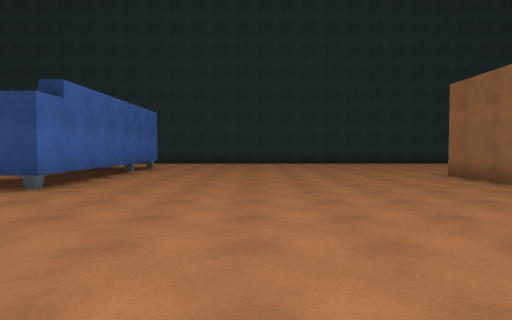
View 1 (above)

24 first-person views from a walk through a 3-D level made in the Unity game engine. The camera is 1.4 m above the floor, tilts 2° down and sees 75° across. The floor is counted in squares, 2 m on a side. Each view is taken from the middle of a square. On the plan, view 1 faces up. The plan holds only what a view shows up to about 10 squares ahead; the rest is blank. The place goes on beyond the plan. The player character is not drawn. Some surface patterns are stand-ins.

View 2
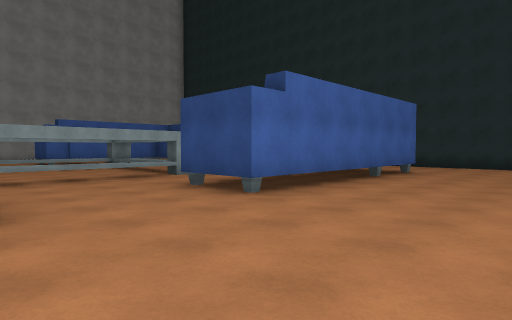

View 3
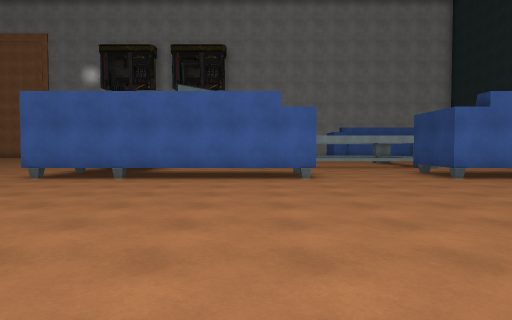

View 4
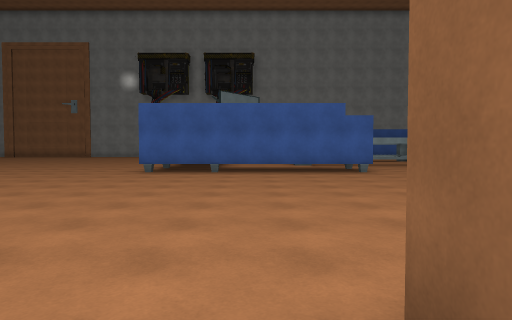

View 5
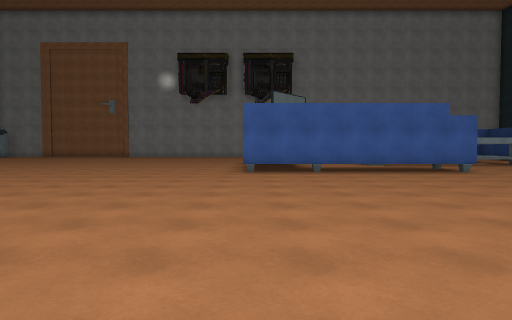

View 6
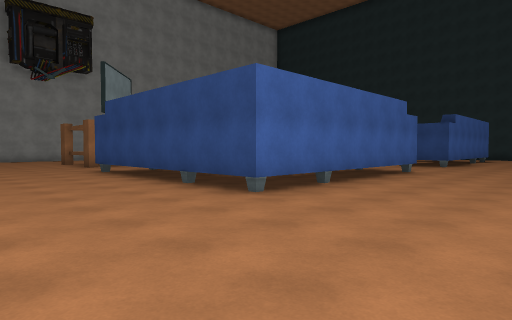

View 7
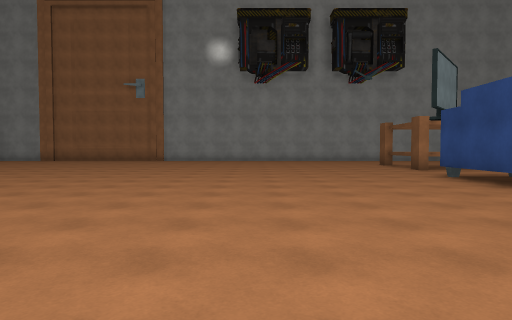

View 8
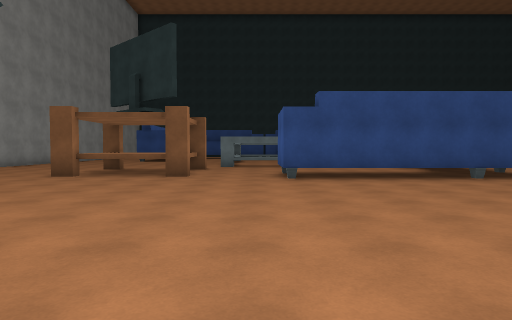

View 9
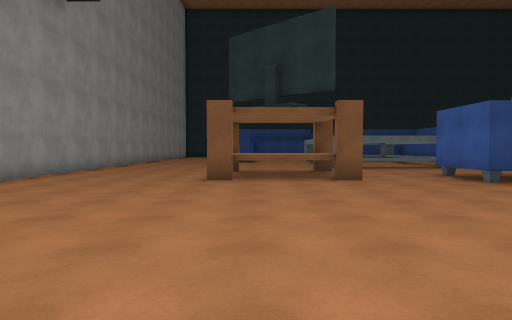

View 10
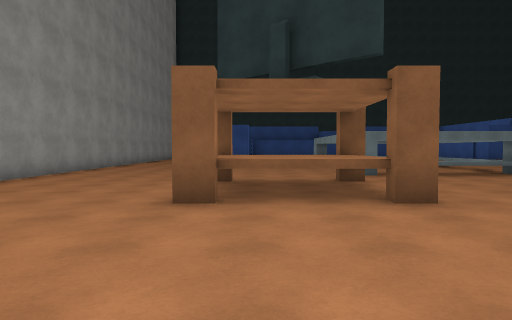

View 11
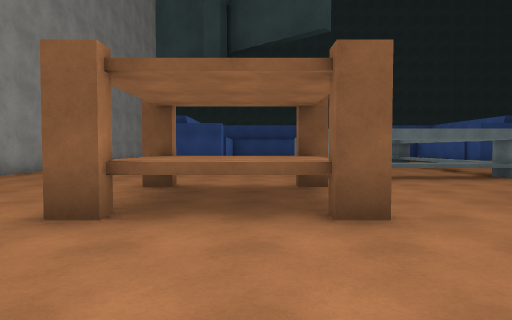

View 12
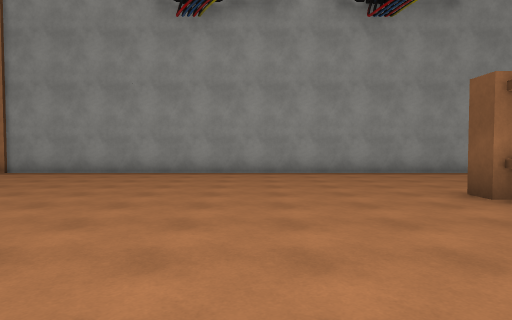

View 13
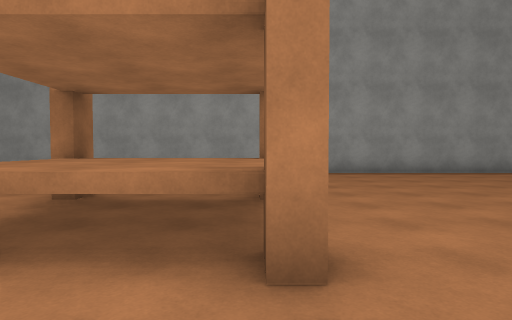

View 14
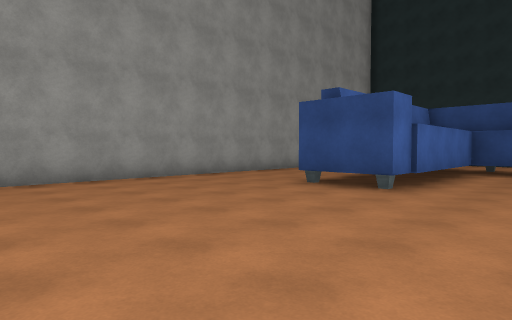

View 15
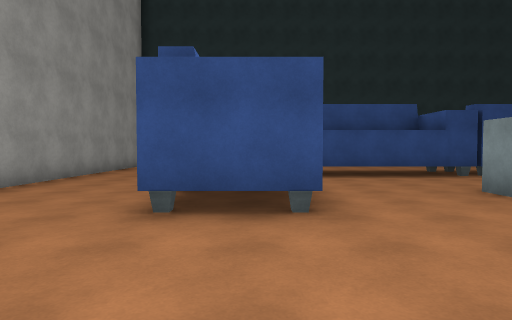

View 16
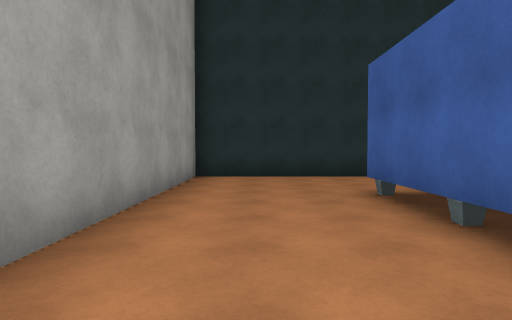

View 17
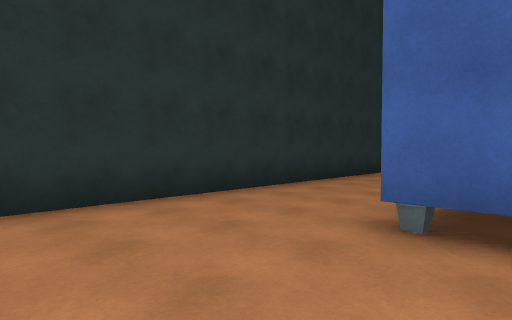

View 18
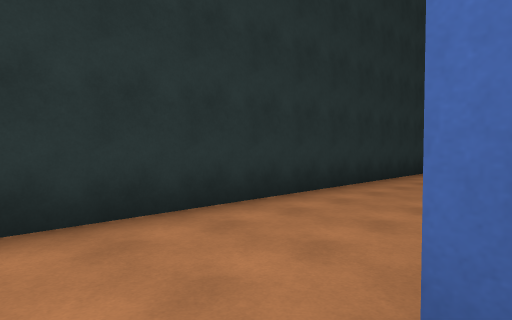

View 19
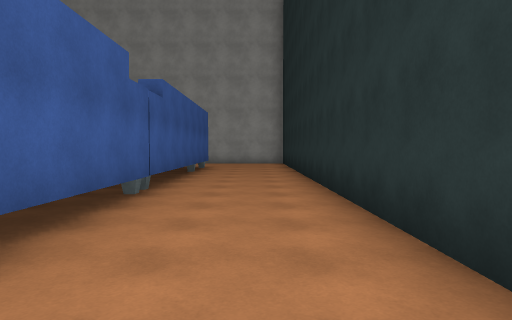

View 20
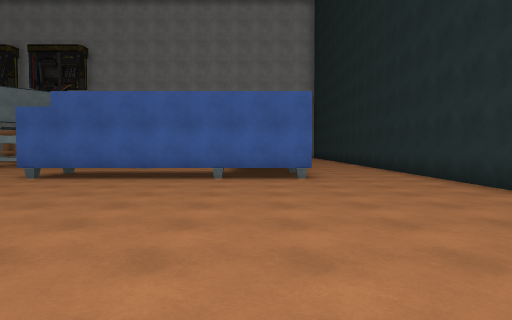

View 21
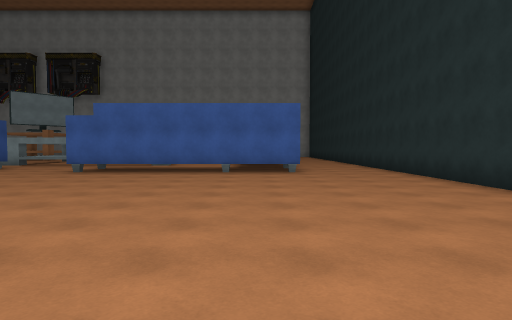

View 22
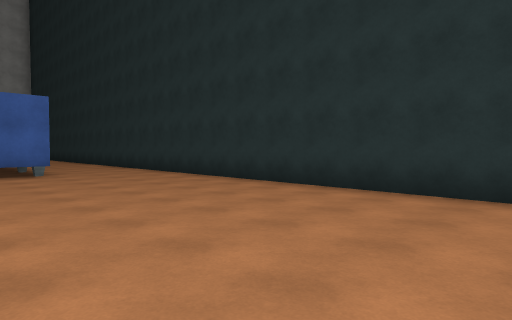

View 23
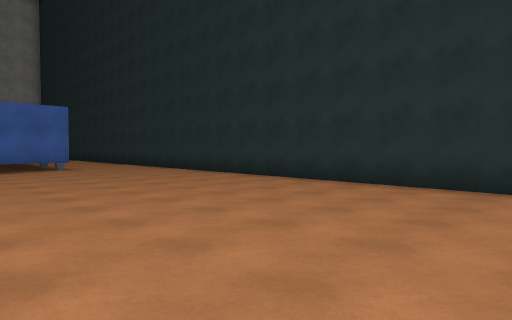

View 24
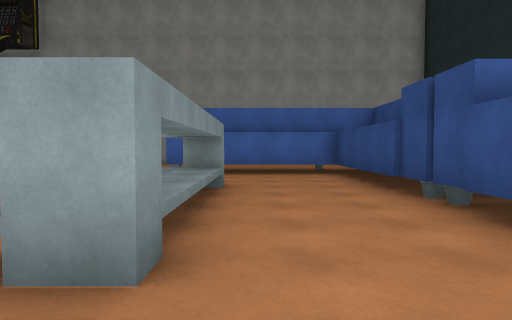

### Floor plan
Points are (right, up) in squares from view 1. A wall is a line through its corners. A room is listed if a view was taken in it or the views show most of it. See-through windows are left out.
Room 1 (views 1, 2, 3, 4, 5, 6, 7, 8, 9, 10, 11, 12, 13, 14, 15, 16, 17, 18, 19, 20, 21, 22, 23, 24)
walls: (-8.1, 0.6) (-12.2, 0.6); (-3.6, 2.5) (-3.6, -4.4) (-10.4, -4.4) (-10.4, -2.4); (-12.3, 6.8) (-12.3, 7.4) (-7.7, 7.4) (-7.7, 3); (5.4, -0.5) (4.9, -0.5); (-8.9, 10.2) (-15.2, 10.2) (-15.2, 5.5) (-17.2, 5.5); (-10.4, 10.2) (-10.4, 10.8); (4.9, 6.4) (4.9, 8.5); (-3.6, 12.4) (-3.6, 5.5) (-5.6, 5.5); (-17.2, 9.2) (-17.2, 12.2); (-15, 12.3) (-7.1, 12.3); (7.2, 15.3) (-20.5, 15.3) (-20.5, -14.2)
objects: other object (-16, -3) to (-13, -1)

Positions as (right, up) in squares from view 1, and headings:
1: (0, 0), facing up
2: (0, 2), facing up-left
3: (4, 1), facing left
4: (6, -1), facing left
5: (6, -4), facing left
6: (0, -8), facing up-left
7: (-2, -9), facing left
8: (-11, -12), facing up
9: (-15, -11), facing up
10: (-15, -8), facing up
11: (-14, -7), facing up
12: (-11, -7), facing left
13: (-11, -1), facing left
14: (-13, 0), facing up-left
15: (-16, 2), facing up
16: (-19, 7), facing up
17: (-20, 11), facing up-right
18: (-18, 12), facing up-right
19: (-5, 14), facing left
20: (4, 11), facing left
21: (6, 11), facing left
22: (6, 10), facing up-left
23: (8, 9), facing up-left
24: (-6, 8), facing left
